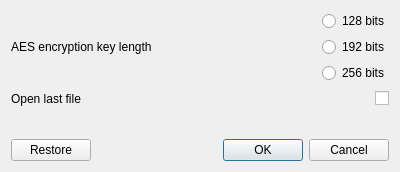
<?xml version="1.0" encoding="UTF-8"?>
<ui version="4.0">
 <class>SettingsWindow</class>
 <widget class="QDialog" name="SettingsWindow">
  <property name="geometry">
   <rect>
    <x>0</x>
    <y>0</y>
    <width>400</width>
    <height>172</height>
   </rect>
  </property>
  <property name="windowTitle">
   <string>Dialog</string>
  </property>
  <layout class="QVBoxLayout" name="verticalLayout">
   <item>
    <layout class="QHBoxLayout" name="horizontalLayout_4">
     <item>
      <widget class="QLabel" name="label_2">
       <property name="text">
        <string>AES encryption key length</string>
       </property>
      </widget>
     </item>
     <item>
      <spacer name="horizontalSpacer_2">
       <property name="orientation">
        <enum>Qt::Horizontal</enum>
       </property>
       <property name="sizeHint" stdset="0">
        <size>
         <width>40</width>
         <height>20</height>
        </size>
       </property>
      </spacer>
     </item>
     <item>
      <layout class="QVBoxLayout" name="verticalLayout_2">
       <item>
        <widget class="QRadioButton" name="bits128Button">
         <property name="text">
          <string>128 bits</string>
         </property>
        </widget>
       </item>
       <item>
        <widget class="QRadioButton" name="bits192Button">
         <property name="text">
          <string>192 bits</string>
         </property>
        </widget>
       </item>
       <item>
        <widget class="QRadioButton" name="bits256Button">
         <property name="text">
          <string>256 bits</string>
         </property>
        </widget>
       </item>
      </layout>
     </item>
    </layout>
   </item>
   <item>
    <layout class="QHBoxLayout" name="horizontalLayout">
     <item>
      <widget class="QLabel" name="label">
       <property name="text">
        <string>Open last file</string>
       </property>
      </widget>
     </item>
     <item>
      <spacer name="horizontalSpacer">
       <property name="orientation">
        <enum>Qt::Horizontal</enum>
       </property>
       <property name="sizeHint" stdset="0">
        <size>
         <width>40</width>
         <height>20</height>
        </size>
       </property>
      </spacer>
     </item>
     <item>
      <widget class="QCheckBox" name="openLastFileCheck">
       <property name="text">
        <string/>
       </property>
      </widget>
     </item>
    </layout>
   </item>
   <item>
    <spacer name="verticalSpacer">
     <property name="orientation">
      <enum>Qt::Vertical</enum>
     </property>
     <property name="sizeHint" stdset="0">
      <size>
       <width>20</width>
       <height>40</height>
      </size>
     </property>
    </spacer>
   </item>
   <item>
    <spacer name="verticalSpacer_2">
     <property name="orientation">
      <enum>Qt::Vertical</enum>
     </property>
     <property name="sizeHint" stdset="0">
      <size>
       <width>20</width>
       <height>40</height>
      </size>
     </property>
    </spacer>
   </item>
   <item>
    <layout class="QHBoxLayout" name="horizontalLayout_2">
     <item>
      <widget class="QPushButton" name="restoreButton">
       <property name="text">
        <string>Restore</string>
       </property>
      </widget>
     </item>
     <item>
      <widget class="QDialogButtonBox" name="buttonBox">
       <property name="orientation">
        <enum>Qt::Horizontal</enum>
       </property>
       <property name="standardButtons">
        <set>QDialogButtonBox::Cancel|QDialogButtonBox::Ok</set>
       </property>
      </widget>
     </item>
    </layout>
   </item>
  </layout>
 </widget>
 <resources/>
 <connections>
  <connection>
   <sender>buttonBox</sender>
   <signal>accepted()</signal>
   <receiver>SettingsWindow</receiver>
   <slot>accept()</slot>
   <hints>
    <hint type="sourcelabel">
     <x>248</x>
     <y>254</y>
    </hint>
    <hint type="destinationlabel">
     <x>157</x>
     <y>274</y>
    </hint>
   </hints>
  </connection>
  <connection>
   <sender>buttonBox</sender>
   <signal>rejected()</signal>
   <receiver>SettingsWindow</receiver>
   <slot>reject()</slot>
   <hints>
    <hint type="sourcelabel">
     <x>316</x>
     <y>260</y>
    </hint>
    <hint type="destinationlabel">
     <x>286</x>
     <y>274</y>
    </hint>
   </hints>
  </connection>
 </connections>
</ui>
